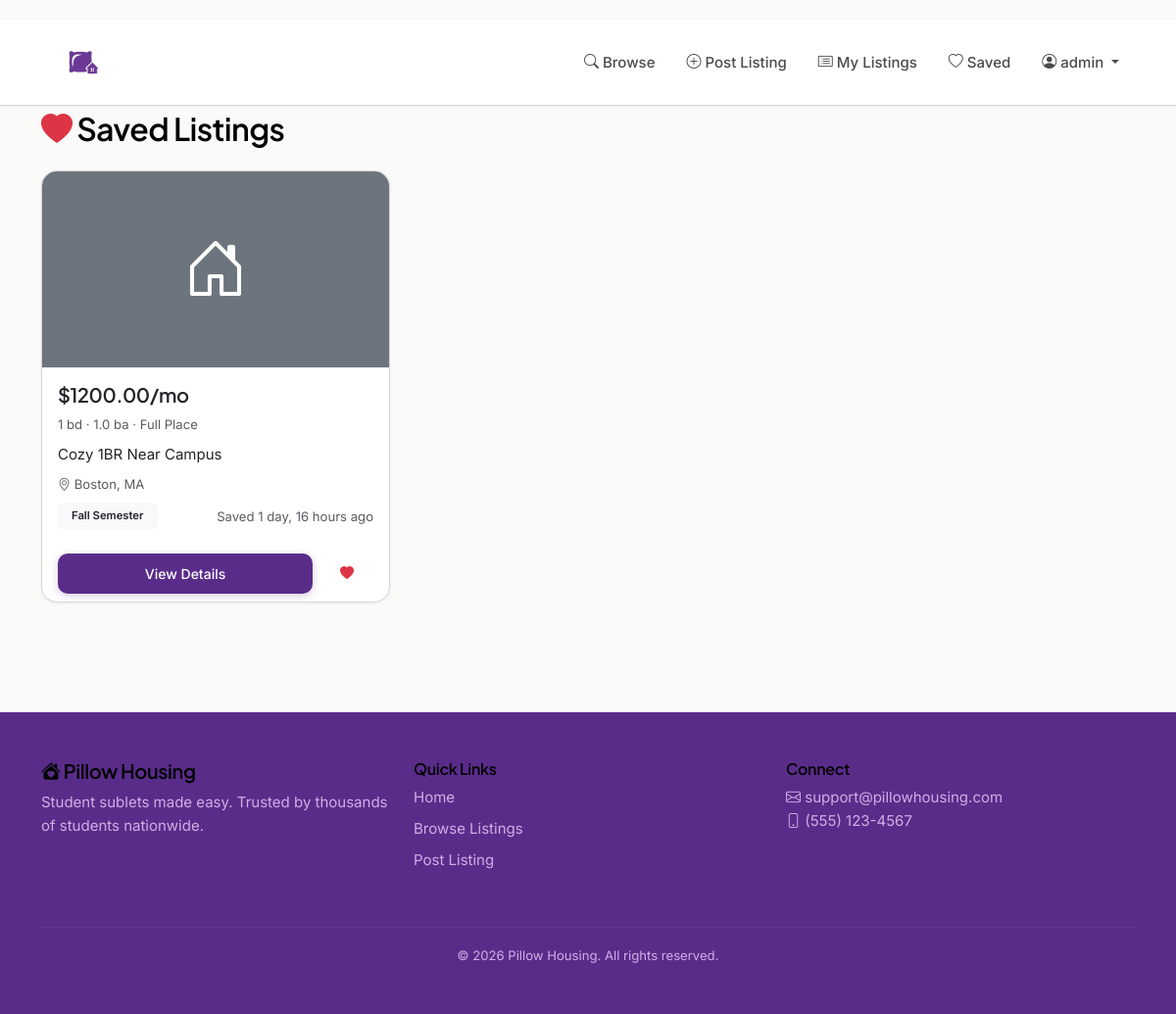
/saved/ (signed in), run on the app's committed database.
### accounts/models.py (models this page shows, shortened)
class User(AbstractUser):
    school = models.CharField(max_length=200, blank=True)
    grad_year = models.IntegerField(null=True, blank=True)
    avatar = models.ImageField(upload_to='avatars/', null=True, blank=True)

### listings/models.py (models this page shows, shortened)
class SavedListing(models.Model):
    user = models.ForeignKey(User, on_delete=models.CASCADE, related_name='saved_listings')
    listing = models.ForeignKey(Listing, on_delete=models.CASCADE, related_name='saved_by')
    created_at = models.DateTimeField(auto_now_add=True)
    class Meta:
        unique_together = ('user', 'listing')

class Listing(models.Model):
    owner = models.ForeignKey(User, on_delete=models.CASCADE, related_name='listings')
    title = models.CharField(max_length=200)
    description = models.TextField()
    posting_type = models.CharField(max_length=20, choices=POSTING_TYPE_CHOICES, default='offering')
    listing_type = models.CharField(max_length=10, choices=LISTING_TYPE_CHOICES, default='full')
    rent = models.DecimalField(max_digits=10, decimal_places=2)
    beds = models.IntegerField()
    baths = models.DecimalField(max_digits=3, decimal_places=1)
    address = models.CharField(max_length=255)
    city = models.CharField(max_length=100)
    state = models.CharField(max_length=50)
    zip_code = models.CharField(max_length=10)
    latitude = models.FloatField(null=True, blank=True)
    longitude = models.FloatField(null=True, blank=True)
    furnished = models.BooleanField(default=False)
    pets_allowed = models.BooleanField(default=False)
    washer_dryer_in_unit = models.BooleanField(default=False)
    dishwasher = models.BooleanField(default=False)
    air_conditioning = models.BooleanField(default=False)
    heating = models.BooleanField(default=False)
    balcony = models.BooleanField(default=False)
    gym = models.BooleanField(default=False)
    pool = models.BooleanField(default=False)
    parking = models.BooleanField(default=False)
    parking_spaces = models.IntegerField(null=True, blank=True, help_text="Number of parking spaces")
    doorman = models.BooleanField(default=False)
    elevator = models.BooleanField(default=False)
    laundry_in_building = models.BooleanField(default=False)
    bike_storage = models.BooleanField(default=False)
    electricity_included = models.BooleanField(default=False)
    water_included = models.BooleanField(default=False)
    gas_included = models.BooleanField(default=False)
    internet_included = models.BooleanField(default=False)
    cable_included = models.BooleanField(default=False)
    has_roommates = models.BooleanField(default=False)
    number_of_roommates = models.IntegerField(null=True, blank=True)
    roommate_gender = models.CharField(max_length=20, choices=ROOMMATE_GENDER_CHOICES, default='any', blank=True)
    duration_type = models.CharField(max_length=20, choices=DURATION_CHOICES, default='custom')
    lease_start = models.DateField()
    lease_end = models.DateField()
    status = models.CharField(max_length=20, choices=STATUS_CHOICES, default='active')
    is_boosted = models.BooleanField(default=False)
    boosted_until = models.DateTimeField(null=True, blank=True)
    created_at = models.DateTimeField(auto_now_add=True)
    updated_at = models.DateTimeField(auto_now=True)
    last_bumped = models.DateTimeField(null=True, blank=True)
    class Meta:
        ordering = ['-is_boosted', '-last_bumped', '-created_at']

### listings/views.py (the view)
# urls.py: path('saved/', views.saved_listings, name='saved_listings'),
@login_required
def saved_listings(request):
    saved_listings = SavedListing.objects.filter(user=request.user).select_related('listing')
    return render(request, 'listings/saved.html', {'saved_listings': saved_listings})

### templates/listings/saved.html (shortened to what this page needs)
{% extends 'base.html' %}
{% block content %}
<div class="container py-4">
    <h2 class="mb-4"><i class="bi bi-heart-fill text-danger"></i> Saved Listings</h2>
    {% if saved_listings %}
        <div class="row">
            {% for saved in saved_listings %}
                <div class="col-md-6 col-lg-4 mb-4">
                    <div class="card h-100 listing-card">
                        <a href="{% url 'listing_detail' saved.listing.pk %}" class="text-decoration-none">
                            {% if saved.listing.images.first %}
                                <img src="{{ saved.listing.images.first.image.url }}" class="card-img-top" style="height: 200px; object-fit: cover;" alt="{{ saved.listing.title }}">
                            {% else %}
                                <div class="bg-secondary text-white d-flex align-items-center justify-content-center" style="height: 200px;">
                                    <i class="bi bi-house-door display-3"></i>
                                </div>
                            {% endif %}
                            <div class="card-body">
                                <div class="d-flex justify-content-between align-items-start mb-2">
                                    <h5 class="card-title text-dark mb-0">${{ saved.listing.rent }}/mo</h5>
                                </div>
                                <p class="text-muted small mb-2">
                                    {{ saved.listing.beds }} bd · {{ saved.listing.baths }} ba ·
                                    {% if saved.listing.listing_type == 'room' %}Room{% else %}Full Place{% endif %}
                                </p>
                                <p class="card-text text-dark mb-2">{{ saved.listing.title|truncatewords:8 }}</p>
                                <p class="text-muted small mb-2">
                                    <i class="bi bi-geo-alt"></i> {{ saved.listing.city }}, {{ saved.listing.state }}
                                </p>
                                <div class="d-flex justify-content-between align-items-center">
                                    <span class="badge bg-light text-dark">
                                        {{ saved.listing.get_duration_type_display }}
                                    </span>
                                    <small class="text-muted">Saved {{ saved.created_at|timesince }} ago</small>
                                </div>
                            </div>
                        </a>
                        <div class="card-footer bg-transparent border-0">
                            <div class="d-flex gap-2">
                                <a href="{% url 'listing_detail' saved.listing.pk %}" class="btn btn-sm btn-primary flex-grow-1">
                                    View Details
                                </a>
                                <a href="{% url 'toggle_save' saved.listing.pk %}" class="btn btn-sm btn-outline-danger">
                                    <i class="bi bi-heart-fill"></i>
                                </a>
                            </div>
                        </div>
                    </div>
                </div>
            {% endfor %}
        </div>
    {% endif %}
</div>
{% endblock %}

### templates/base.html (shortened to what this page needs)
{% load static %}
<!DOCTYPE html>
<html lang="en">
<head>
    <link href="https://cdn.jsdelivr.net/npm/bootstrap@5.3.0/dist/css/bootstrap.min.css" rel="stylesheet">
    <link rel="stylesheet" href="https://cdn.jsdelivr.net/npm/bootstrap-icons@1.10.0/font/bootstrap-icons.css">
    <link rel="stylesheet" href="https://unpkg.com/leaflet@1.9.4/dist/leaflet.css" />
    <link rel="stylesheet" href="{% static 'css/custom.css' %}">
</head>
<body>
    <nav class="navbar navbar-expand-lg navbar-light sticky-top">
        <div class="container">
            <a class="navbar-brand d-flex align-items-center" href="{% url 'landing' %}">
                <img src="{% static 'images/logo.jpg' %}" alt="Pillow Housing">
            </a>
            <div class="collapse navbar-collapse" id="navbarNav">
                <ul class="navbar-nav ms-auto">
                    <li class="nav-item">
                        <a class="nav-link" href="{% url 'search_results' %}">
                            <i class="bi bi-search"></i> Browse
                        </a>
                    </li>
                    {% if user.is_authenticated %}
                        <li class="nav-item">
                            <a class="nav-link" href="{% url 'create_listing' %}">
                                <i class="bi bi-plus-circle"></i> Post Listing
                            </a>
                        </li>
                        <li class="nav-item">
                            <a class="nav-link" href="{% url 'my_listings' %}">
                                <i class="bi bi-card-list"></i> My Listings
                            </a>
                        </li>
                        <li class="nav-item">
                            <a class="nav-link" href="{% url 'saved_listings' %}">
                                <i class="bi bi-heart"></i> Saved
                            </a>
                        </li>
                        <li class="nav-item dropdown">
                            <a class="nav-link dropdown-toggle" href="#" id="navbarDropdown" role="button" data-bs-toggle="dropdown">
                                <i class="bi bi-person-circle"></i> {{ user.username }}
                            </a>
                        </li>
                    {% endif %}
                </ul>
            </div>
        </div>
    </nav>
    <main>
        {% block content %}{% endblock %}
    </main>
    <footer class="text-white py-5">
        <div class="container">
            <div class="row">
                <div class="col-md-4 mb-4">
                    <h5><i class="bi bi-house-heart-fill"></i> Pillow Housing</h5>
                    <p style="color: var(--accent-lavender);">Student sublets made easy. Trusted by thousands of students nationwide.</p>
                </div>
                <div class="col-md-4 mb-4">
                    <h6>Quick Links</h6>
                    <ul class="list-unstyled">
                        <li class="mb-2"><a href="{% url 'landing' %}" class="text-decoration-none">Home</a></li>
                        <li class="mb-2"><a href="{% url 'search_results' %}" class="text-decoration-none">Browse Listings</a></li>
                        {% if user.is_authenticated %}
                            <li class="mb-2"><a href="{% url 'create_listing' %}" class="text-decoration-none">Post Listing</a></li>
                        {% endif %}
                    </ul>
                </div>
                <div class="col-md-4 mb-4">
                    <h6>Connect</h6>
                    <p style="color: var(--accent-lavender);">
                        <i class="bi bi-envelope"></i> support@pillowhousing.com<br>
                        <i class="bi bi-phone"></i> (555) 123-4567
                    </p>
                </div>
            </div>
            <hr style="background-color: rgba(255,255,255,0.2); border: none; height: 1px;">
            <div class="text-center mt-3" style="color: var(--accent-lavender);">
                <small>&copy; 2026 Pillow Housing. All rights reserved.</small>
            </div>
        </div>
    </footer>
</body>
</html>

### static/css/custom.css (style rules this page uses)
.listing-card { transition: all 0.3s ease; border: 1px solid #e0e0e0; overflow: hidden; }
.badge { font-weight: 500; padding: 0.35em 0.65em; }
.sticky-top { top: 20px; }
.btn { transition: all 0.2s ease; }
img { transition: opacity 0.3s ease; }

### templates/listings/saved.html (style rules this page uses)
.listing-card { transition: all 0.3s ease; border: 1px solid #dee2e6; }

### templates/base.html (style rules this page uses)
:root { --primary-purple: #5a2c8a; --primary-purple-light: #6d3996; --accent-lavender: #d0aee4; --neutral-gray: #d8d5d5; --text-black: #000000; --white: #ffffff; --background: #fafaf9; --surface: #ffffff; --text-primary: #000000; --text-secondary: #4a4a4a; --text-muted: #6b7280; --shadow-sm: 0 1px 3px rgba(90, 44, 138, 0.08); --shadow-md: 0 4px 12px rgba(90, 44, 138, 0.12); --shadow-lg: 0 12px 32px rgba(90, 44, 138, 0.18); }
* { margin: 0; padding: 0; box-sizing: border-box; }
body { font-family: 'Inter', -apple-system, BlinkMacSystemFont, 'Segoe UI', sans-serif; background-color: var(--background); color: var(--text-primary); line-height: 1.6; font-size: 15px; }
h1, h2, h3, h4, h5, h6 { font-family: 'Plus Jakarta Sans', 'Inter', sans-serif; font-weight: 600; color: var(--text-primary); letter-spacing: -0.02em; }
.navbar { background-color: var(--white) !important; border-bottom: 1px solid var(--neutral-gray); box-shadow: var(--shadow-sm); padding: 1rem 0; }
.navbar-brand { font-family: 'Plus Jakarta Sans', sans-serif; font-weight: 800; font-size: 1.5rem; color: var(--primary-purple) !important; }
.navbar-brand img { height: 45px; transition: transform 0.2s; }
.nav-link { color: var(--text-secondary) !important; font-weight: 500; transition: all 0.2s; padding: 0.5rem 1rem !important; border-radius: 8px; }
.btn { font-weight: 500; border-radius: 10px; padding: 0.625rem 1.25rem; transition: all 0.2s; border: none; }
.btn-primary { background-color: var(--primary-purple); color: white; box-shadow: 0 2px 8px rgba(90, 44, 138, 0.25); }
.card { background-color: var(--surface); border: 1px solid var(--neutral-gray); border-radius: 16px; box-shadow: var(--shadow-sm); transition: all 0.3s; }
.listing-card { transition: all 0.3s; text-decoration: none; }
.badge { font-weight: 600; padding: 0.5rem 0.875rem; border-radius: 8px; }
footer { background-color: var(--primary-purple); color: white; margin-top: 4rem; }
footer a { color: var(--accent-lavender); transition: all 0.2s; }

### data on the page
User: username "admin"
SavedListing: listing.rent "1200.00", listing.beds "1", listing.baths "1.0", shows "Full Place", listing "Cozy 1BR Near Campus", listing.city "Boston", listing.state "MA", listing.duration_type "Fall Semester", created_at "1 day, 16 hours"
